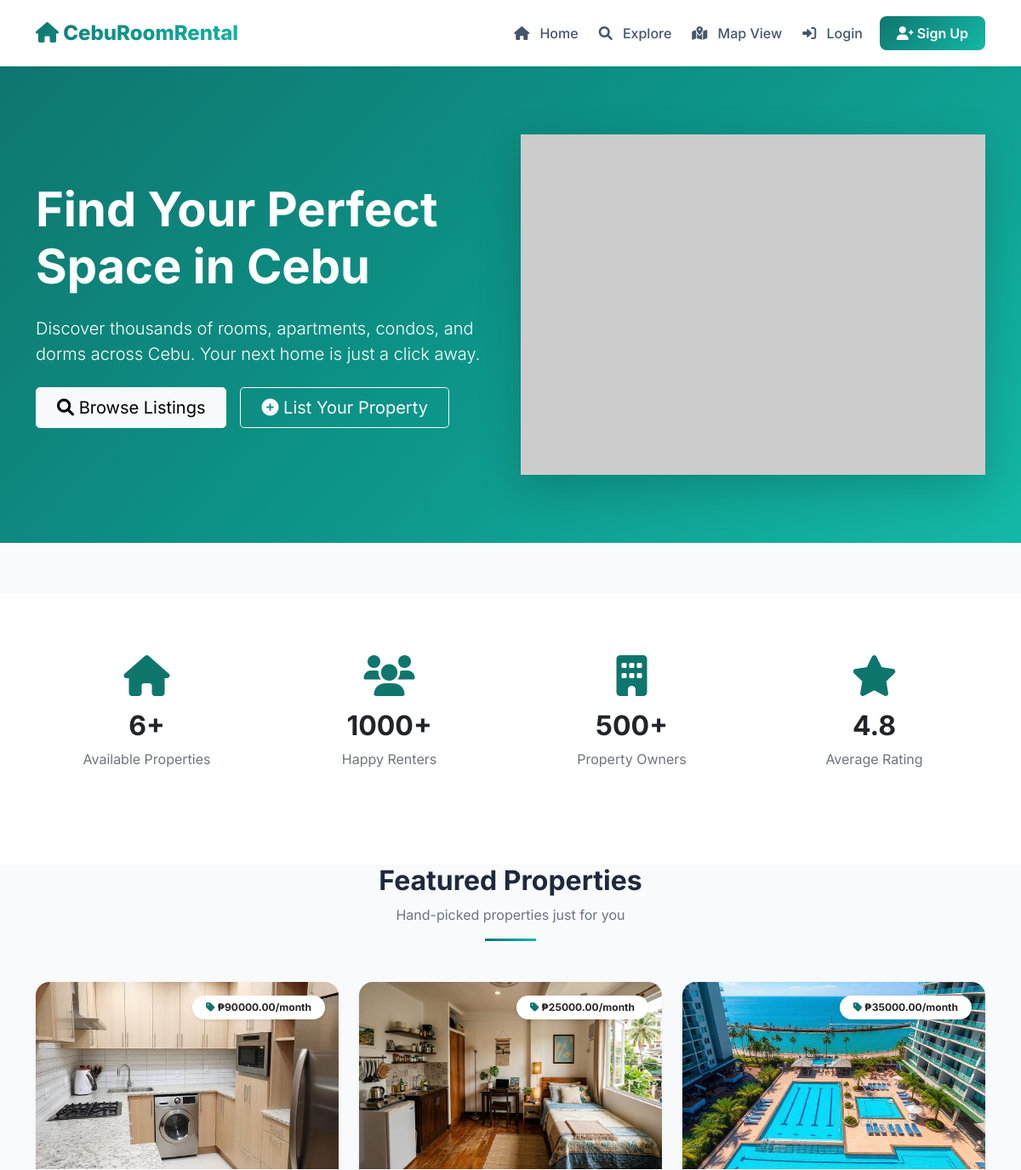
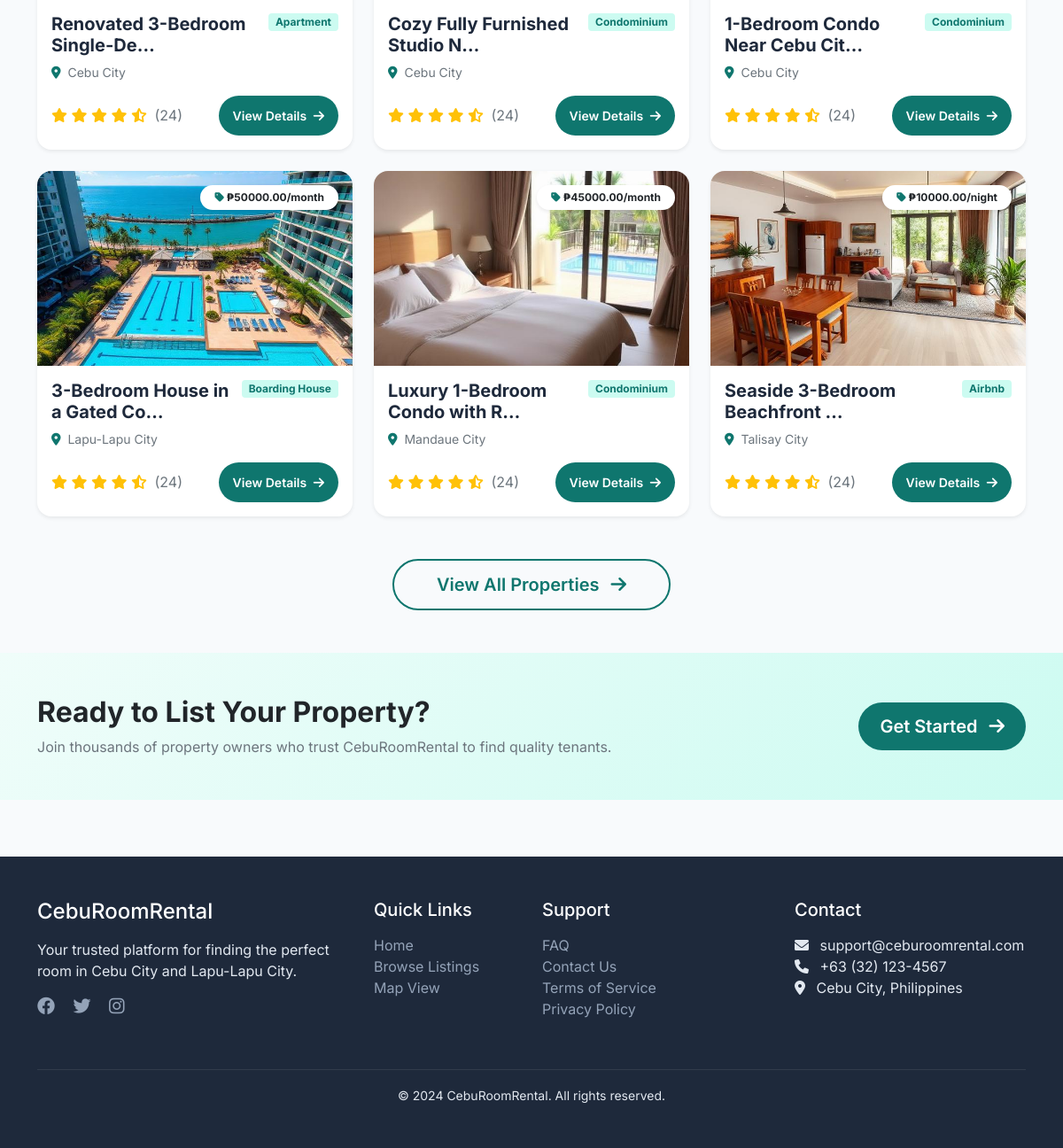
The page / on the database its author committed (2 pictures, top to bottom).
### rentals/models.py (models this page shows, shortened)
class Listing(models.Model):
    PROPERTY_TYPES = [
        ('boarding', 'Boarding House'),
        ('apartment', 'Apartment'),
        ('condo', 'Condominium'),
        ('dorm', 'Dormitory'),
        ('airbnb', 'Airbnb'),
    ]
    LOCATIONS = [
        ('cebu_city', 'Cebu City'),
        ('lapulapu', 'Lapu-Lapu City'),
        ('mandaue', 'Mandaue City'),
        ('talisay', 'Talisay City'),
        ('naga', 'Naga City'),
        ('carcar', 'Carcar City'),
        ('toledo', 'Toledo City'),
    ]
    title = models.CharField(max_length=200)
    description = models.TextField()
    property_type = models.CharField(max_length=20, choices=PROPERTY_TYPES)
    location = models.CharField(max_length=20, choices=LOCATIONS)
    address = models.CharField(max_length=500)
    daily_price = models.DecimalField(max_digits=10, decimal_places=2, null=True, blank=True)
    monthly_price = models.DecimalField(max_digits=10, decimal_places=2, null=True, blank=True)
    max_occupants = models.IntegerField()
    amenities = models.TextField(blank=True, help_text="List amenities separated by commas")
    image1 = models.ImageField(upload_to='listings/', blank=True, null=True)
    image2 = models.ImageField(upload_to='listings/', blank=True, null=True)
    image3 = models.ImageField(upload_to='listings/', blank=True, null=True)
    owner = models.ForeignKey(User, on_delete=models.CASCADE, related_name='listings')
    created_at = models.DateTimeField(auto_now_add=True)
    is_available = models.BooleanField(default=True)

### rentals/views.py (the view)
# urls.py: path('', views.home, name='home'),
def home(request):
    listings = Listing.objects.filter(is_available=True)[:6]
    return render(request, 'rentals/home.html', {'listings': listings})

### rentals/context_processors.py (called while the page is built, shortened)
def notification_counts(request):
    context = {
        'booking_notification_count': 0,
        'message_notification_count': 0,
    }
    return context

### templates/rentals/home.html (shortened to what this page needs)
{% extends 'base.html' %}
{% block content %}
<section class="hero-section" style="background: linear-gradient(135deg, #0f766e 0%, #0d9488 50%, #14b8a6 100%); padding: 80px 0; margin-bottom: 60px;">
    <div class="container">
        <div class="row align-items-center">
            <div class="col-lg-6 text-white">
                <h1 class="display-4 fw-bold mb-4 animate-fadeInUp" style="animation-delay: 0.1s;">
                    Find Your Perfect Space in Cebu
                </h1>
                <p class="lead mb-4 animate-fadeInUp" style="animation-delay: 0.2s;">
                    Discover thousands of rooms, apartments, condos, and dorms across Cebu. Your next home is just a click away.
                </p>
                <div class="d-flex gap-3 animate-fadeInUp" style="animation-delay: 0.3s;">
                    <a href="{% url 'listing_list' %}" class="btn btn-light btn-lg px-4">
                        <i class="fas fa-search"></i> Browse Listings
                    </a>
                    {% if not user.is_authenticated %}
                        <a href="{% url 'register' %}" class="btn btn-outline-light btn-lg px-4">
                            <i class="fas fa-plus-circle"></i> List Your Property
                        </a>
                    {% endif %}
                </div>
            </div>
            <div class="col-lg-6 mt-4 mt-lg-0 animate-fadeInUp" style="animation-delay: 0.2s;">
                <img src="/static/images/hero-placeholder.jpg" alt="Hero" class="img-fluid rounded-4 shadow-lg" style="max-height: 400px; width: 100%; object-fit: cover;" onerror="this.src='https://placehold.co/800x600/0f766e/white?text=Cebu+Room+Rental'">
            </div>
        </div>
    </div>
</section>
<section class="stats-section py-5 bg-white">
    <div class="container">
        <div class="row text-center">
            <div class="col-md-3 mb-4">
                <div class="stat-card">
                    <i class="fas fa-home fa-3x text-teal mb-3"></i>
                    <h2 class="fw-bold text-dark">{{ listings.count }}+</h2>
                    <p class="text-muted">Available Properties</p>
                </div>
            </div>
            <div class="col-md-3 mb-4">
                <div class="stat-card">
                    <i class="fas fa-users fa-3x text-teal mb-3"></i>
                    <h2 class="fw-bold text-dark">1000+</h2>
                    <p class="text-muted">Happy Renters</p>
                </div>
            </div>
            <div class="col-md-3 mb-4">
                <div class="stat-card">
                    <i class="fas fa-building fa-3x text-teal mb-3"></i>
                    <h2 class="fw-bold text-dark">500+</h2>
                    <p class="text-muted">Property Owners</p>
                </div>
            </div>
            <div class="col-md-3 mb-4">
                <div class="stat-card">
                    <i class="fas fa-star fa-3x text-teal mb-3"></i>
                    <h2 class="fw-bold text-dark">4.8</h2>
                    <p class="text-muted">Average Rating</p>
                </div>
            </div>
        </div>
    </div>
</section>
<div class="container">
    <div class="text-center mb-5">
        <h2 class="fw-bold">Featured Properties</h2>
        <p class="text-muted">Hand-picked properties just for you</p>
        <div class="divider mx-auto" style="width: 60px; height: 3px; background: linear-gradient(90deg, #0f766e, #14b8a6); margin-top: 10px;"></div>
    </div>
    <div class="row g-4">
        {% for listing in listings %}
            <div class="col-md-6 col-lg-4">
                <div class="card h-100 border-0 shadow-sm hover-shadow transition-all" style="border-radius: 1rem; overflow: hidden;">
                    {% if listing.image1 %}
                        <img src="{{ listing.image1.url }}" class="card-img-top" style="height: 220px; object-fit: cover;" alt="{{ listing.title }}">
                    {% else %}
                        <div class="bg-secondary d-flex align-items-center justify-content-center" style="height: 220px;">
                            <i class="fas fa-home fa-4x text-white-50"></i>
                        </div>
                    {% endif %}
                    <div class="position-absolute top-0 end-0 m-3">
                        <span class="badge bg-white text-dark px-3 py-2 rounded-pill shadow-sm">
                            <i class="fas fa-tag text-teal"></i>
                            {% if listing.daily_price %}
                                ₱{{ listing.daily_price }}/night
                            {% elif listing.monthly_price %}
                                ₱{{ listing.monthly_price }}/month
                            {% endif %}
                        </span>
                    </div>
                    <div class="card-body">
                        <div class="d-flex justify-content-between align-items-start mb-2">
                            <h5 class="card-title fw-bold mb-0">{{ listing.title|truncatechars:30 }}</h5>
                            <span class="badge bg-teal-light text-teal px-2 py-1 rounded">
                                {{ listing.get_property_type_display }}
                            </span>
                        </div>
                        <p class="text-muted small mb-2">
                            <i class="fas fa-map-marker-alt text-teal me-1"></i> {{ listing.get_location_display }}
                        </p>
                        <div class="d-flex justify-content-between align-items-center mt-3">
                            <div class="rating">
                                <i class="fas fa-star text-warning"></i>
                                <i class="fas fa-star text-warning"></i>
                                <i class="fas fa-star text-warning"></i>
                                <i class="fas fa-star text-warning"></i>
                                <i class="fas fa-star-half-alt text-warning"></i>
                                <span class="text-muted ms-1">(24)</span>
                            </div>
                            <a href="{% url 'listing_detail' listing.id %}" class="btn btn-sm btn-teal rounded-pill px-3">
                                View Details <i class="fas fa-arrow-right ms-1"></i>
                            </a>
                        </div>
                    </div>
                </div>
            </div>
        {% empty %}
            <div class="col-12">
                <div class="alert alert-info text-center">No listings available yet. Check back soon!</div>
            </div>
        {% endfor %}
    </div>
    <div class="text-center mt-5">
        <a href="{% url 'listing_list' %}" class="btn btn-outline-teal btn-lg px-5">
            View All Properties <i class="fas fa-arrow-right ms-2"></i>
        </a>
    </div>
</div>
<section class="cta-section mt-5 py-5" style="background: linear-gradient(135deg, #f0fdfa 0%, #ccfbf1 100%);">
    <div class="container">
        <div class="row align-items-center">
            <div class="col-lg-8">
                <h2 class="fw-bold text-dark">Ready to List Your Property?</h2>
                <p class="text-muted mb-0">Join thousands of property owners who trust CebuRoomRental to find quality tenants.</p>
            </div>
            <div class="col-lg-4 text-lg-end mt-3 mt-lg-0">
                <a href="{% url 'register' %}" class="btn btn-teal btn-lg px-4">
                    Get Started <i class="fas fa-arrow-right ms-2"></i>
                </a>
            </div>
        </div>
    </div>
</section>
{% endblock %}

### templates/base.html (style rules this page uses)
* { margin: 0; padding: 0; box-sizing: border-box; }
body { font-family: 'Inter', sans-serif; background-color: #f8fafc; color: #1e293b; }
.animate-fadeInUp { animation: fadeInUp 0.6s ease-out; }

### templates/rentals/home.html (style rules this page uses)
.text-teal { color: #0f766e; }
.bg-teal-light { background-color: #ccfbf1; }
.btn-teal { background: #0f766e; color: white; border: none; padding: 0.75rem 1.5rem; border-radius: 2rem; font-weight: 600; transition: all 0.3s ease; }
.btn-outline-teal { background: transparent; color: #0f766e; border: 2px solid #0f766e; padding: 0.75rem 1.5rem; border-radius: 2rem; font-weight: 600; transition: all 0.3s ease; }
.stat-card { padding: 1.5rem; transition: all 0.3s ease; }
.animate-fadeInUp { animation: fadeInUp 0.6s ease-out forwards; opacity: 0; }

### templates/rentals/feedback_modal.html (style rules this page uses)
.btn-teal { background: #0f766e; color: white; border: none; transition: all 0.3s ease; }

### rows shown on the page
Listing: image1 (picture), monthly_price "90000.00", title "Renovated 3-Bedroom Single-De…", property_type "Apartment", location "Cebu City"
Listing: image1 (picture), monthly_price "25000.00", title "Cozy Fully Furnished Studio N…", property_type "Condominium", location "Cebu City"
Listing: image1 (picture), monthly_price "35000.00", title "1-Bedroom Condo Near Cebu Cit…", property_type "Condominium", location "Cebu City"
Listing: image1 (picture), monthly_price "50000.00", title "3-Bedroom House in a Gated Co…", property_type "Boarding House", location "Lapu-Lapu City"
Listing: image1 (picture), monthly_price "45000.00", title "Luxury 1-Bedroom Condo with R…", property_type "Condominium", location "Mandaue City"
Listing: image1 (picture), daily_price "10000.00", title "Seaside 3-Bedroom Beachfront …", property_type "Airbnb", location "Talisay City"

### other values the page prints
{{ listings.count }} "6"
